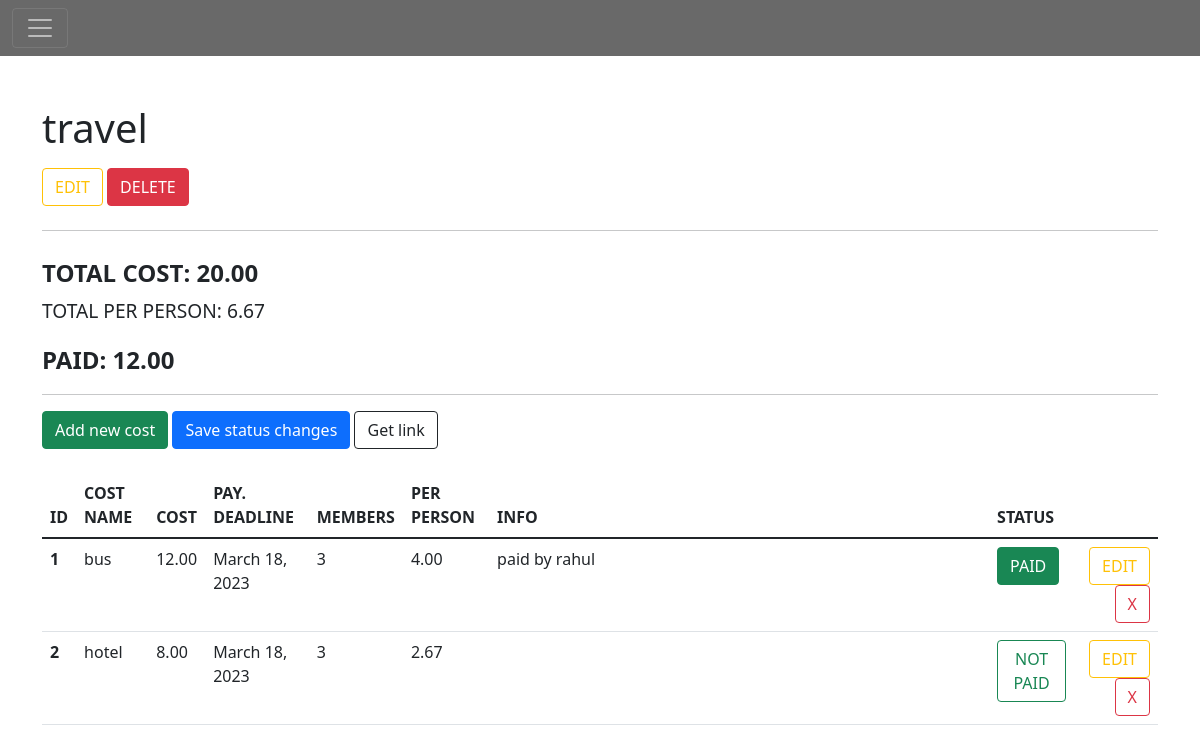
Page /single_plan/1 (signed in) on the committed database.
### costsplit/models.py (models this page shows, shortened)
class Plan(models.Model):
    user = models.ForeignKey(
        User, on_delete=models.CASCADE, related_name='plan', null=True)
    title = models.CharField(max_length=50)
    payment_date = models.DateField()
    total_members = models.IntegerField(default=1)
    plan_info = models.CharField(max_length=400, default=None)

class Cost(models.Model):
    plan_of_cost = models.ForeignKey(
        Plan, on_delete=models.CASCADE, null=True)
    cost_name = models.CharField(max_length=200)
    cost = models.DecimalField(max_digits=50, decimal_places=2)
    number_of_members = models.IntegerField()
    payment_date = models.DateField()
    cost_info = models.CharField(max_length=400, default=None)
    cost_status = models.BooleanField(default=False)
    def cost_per_person(self):
        return round(self.cost/self.number_of_members, 2)
    class Meta:
        verbose_name = 'Cost'
        verbose_name_plural = 'Costs'

### costsplit/views.py (the view, shortened to what this page needs)
# urls.py: path("single_plan/<int:id>", views.single_plan, name="single_plan"),
def single_plan(response, id):
    if response.user.is_authenticated:
        single_plan = Plan.objects.get(id=id)
        context = {'single_plan': single_plan,
                   'total_cost': my_functions.total_cost(single_plan),
                   'paid_cost': my_functions.paid_cost(single_plan),
                   'total_per_person': my_functions.total_per_person(single_plan)}
        if single_plan in response.user.plan.all():
            return render(response, 'account/single_plan.html', context)
        else:
            return HttpResponseRedirect('/')
    else:
        return HttpResponseRedirect('/')

### costsplit/my_functions.py (called while the page is built)
def total_cost(single_plan):
    costs = single_plan.cost_set.all()
    if costs:
        total_cost = 0
        for cost in costs:
            total_cost += cost.cost
        return total_cost
    else:
        return 0

def total_per_person(single_plan):
    costs = single_plan.cost_set.all()
    if costs:
        total_cost = 0
        for cost in costs:
            cost_per_person = round(cost.cost / cost.number_of_members, 2)
            total_cost += cost_per_person
        return total_cost
    else:
        return 0

def paid_cost(single_plan):
    costs = single_plan.cost_set.all()
    if costs:
        paid_cost = 0
        for cost in costs:
            if cost.cost_status:
                paid_cost += cost.cost
        return paid_cost
    else:
        return 0

### costsplit/templates/account/single_plan.html (shortened to what this page needs)
{% extends 'base.html' %}
{% load crispy_forms_tags %}
{% block content %}
<h1>{{single_plan.title}}</h1>
<form method="POST" action="#">
    <a class="btn btn-outline-warning" href="{% url 'edit_plan' single_plan.id %}">EDIT</a>
    <a class="btn btn-danger" href="{% url 'delete_plan' single_plan.id %}">DELETE</a>
    <hr class="my-4">
    <p class="fw-bold" style="font-size:1.5em">TOTAL COST: {{total_cost}}</p>
    <p class="lead" style="font-size:1.2em; margin-top: -10px">TOTAL PER PERSON: {{total_per_person}}</p>
    <p class="fw-bold" style="font-size:1.5em">PAID: {{paid_cost}}</p>
    <hr>
    <a class="btn btn-success" href="/{{single_plan.id}}/create_cost">Add new cost</a>
    <button type="submit" class="btn btn-primary">Save status changes</button>
    <a class="btn btn-outline-dark" href="/{{single_plan.id}}/generated_link">Get link</a>
    {% if single_plan.cost_set.all %}
    <table class="table table-hover">
        <thead>
            <tr>
                <th scope="col">ID</th>
                <th scope="col">COST NAME</th>
                <th scope="col">COST</th>
                <th scope="col">PAY. DEADLINE</th>
                <th scope="col">MEMBERS</th>
                <th scope="col">PER PERSON</th>
                <th scope="col" style="width: 500px">INFO</th>
                <th scope="col">STATUS</th>
                <th scope="col"></th>
            </tr>
        </thead>
        <tbody>
            {% for td in single_plan.cost_set.all %}
            {% if td.cost_status == False %}
            <tr>
                <th scope="row">{{forloop.counter}}</th>
                <td>{{td.cost_name}}</td>
                <td>{{td.cost}}</td>
                <td>{{td.payment_date}}</td>
                <td>{{td.number_of_members}}</td>
                <td>{{td.cost_per_person}}</td>
                <td>{{td.cost_info}}</td>
                <td>
                    <label class="btn btn-outline-success" for="btn-check-outlined-{{td.id}}">NOT PAID</label>
                </td>
                <td style="text-align: right"><a href="{% url 'edit_cost' td.id %}"
                        class="btn btn-outline-warning">EDIT</a>
                    <a href="{% url 'delete_cost' td.id %}" class="btn btn-outline-danger">X</a>
                </td>
            </tr>
            {% else %}
            <tr>
                <th scope="row">{{forloop.counter}}</th>
                <td>{{td.cost_name}}</td>
                <td>{{td.cost}}</td>
                <td>{{td.payment_date}}</td>
                <td>{{td.number_of_members}}</td>
                <td>{{td.cost_per_person}}</td>
                <td>{{td.cost_info}}</td>
                <td>
                    <label class="btn btn-outline-success" for="btn-check-outlined-{{td.id}}">PAID</label>
                </td>
                <td style="text-align: right"><a href="{{single_plan.id}}/edit_cost/{{td.id}}"
                        class="btn btn-outline-warning">EDIT</a>
                    <a href="{{single_plan.id}}/delete_cost/{{td.id}}" class="btn btn-outline-danger">X</a>
                </td>
            </tr>
            {% endif %}
            {% endfor %}
        </tbody>
    </table>
    {% else %}
    <p>No cost in the plan</p>
    {% endif %}
</form>
{% endblock %}

### rows in the picture
Plan: title "travel"
Cost: cost_name "bus", cost "12.00", payment_date "March 18, 2023", number_of_members "3", cost_per_person "4.00", cost_info "paid by rahul"
Cost: cost_name "hotel", cost "8.00", payment_date "March 18, 2023", number_of_members "3", cost_per_person "2.67"

### other values in the picture
{{ total_cost }} "20.00"
{{ total_per_person }} "6.67"
{{ paid_cost }} "12.00"
